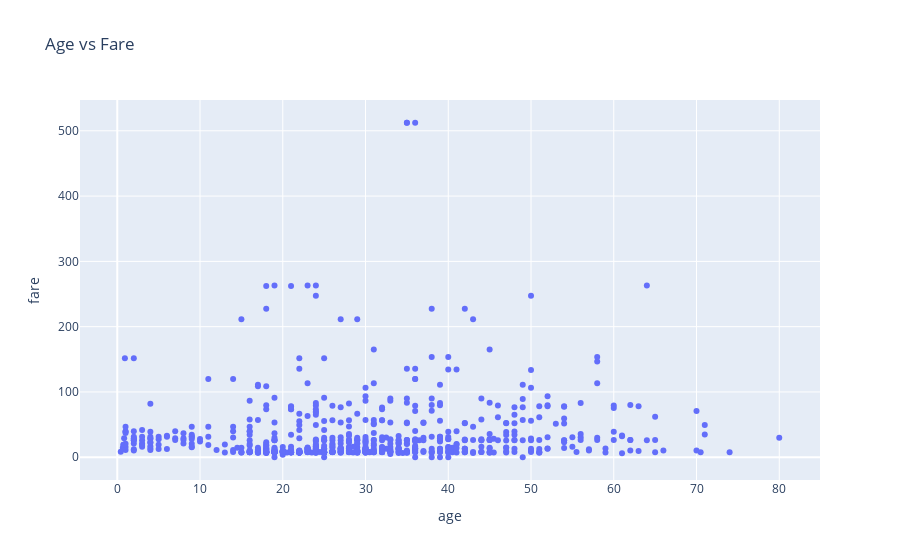

The code cell stored with this chart in its notebook:
### Markdown cell above
### Plotting the a scatter in plotly

### Code cell
import plotly.express as px

fig = px.scatter(titanic,
                x = 'age',
                y = 'fare',
                title = 'Age vs Fare')

fig.show()

### Figure 1 — Plotly figure (JSON) as saved in the notebook; plotly's stock layout.template omitted (floating-point values rounded to 4 significant figures; data arrays with more than 128 entries replaced by an {"elided": "..."} marker saying what was removed)
{"data": [{"hovertemplate": "age=%{x}<br>fare=%{y}<extra></extra>", "legendgroup": "", "marker": {"color": "#636efa", "symbol": "circle"}, "mode": "markers", "name": "", "orientation": "v", "showlegend": false, "type": "scatter", "x": {"elided": "891 float values"}, "xaxis": "x", "y": {"elided": "891 float values"}, "yaxis": "y"}], "layout": {"legend": {"tracegroupgap": 0}, "title": {"text": "Age vs Fare"}, "xaxis": {"anchor": "y", "domain": [0, 1], "title": {"text": "age"}}, "yaxis": {"anchor": "x", "domain": [0, 1], "title": {"text": "fare"}}}}
